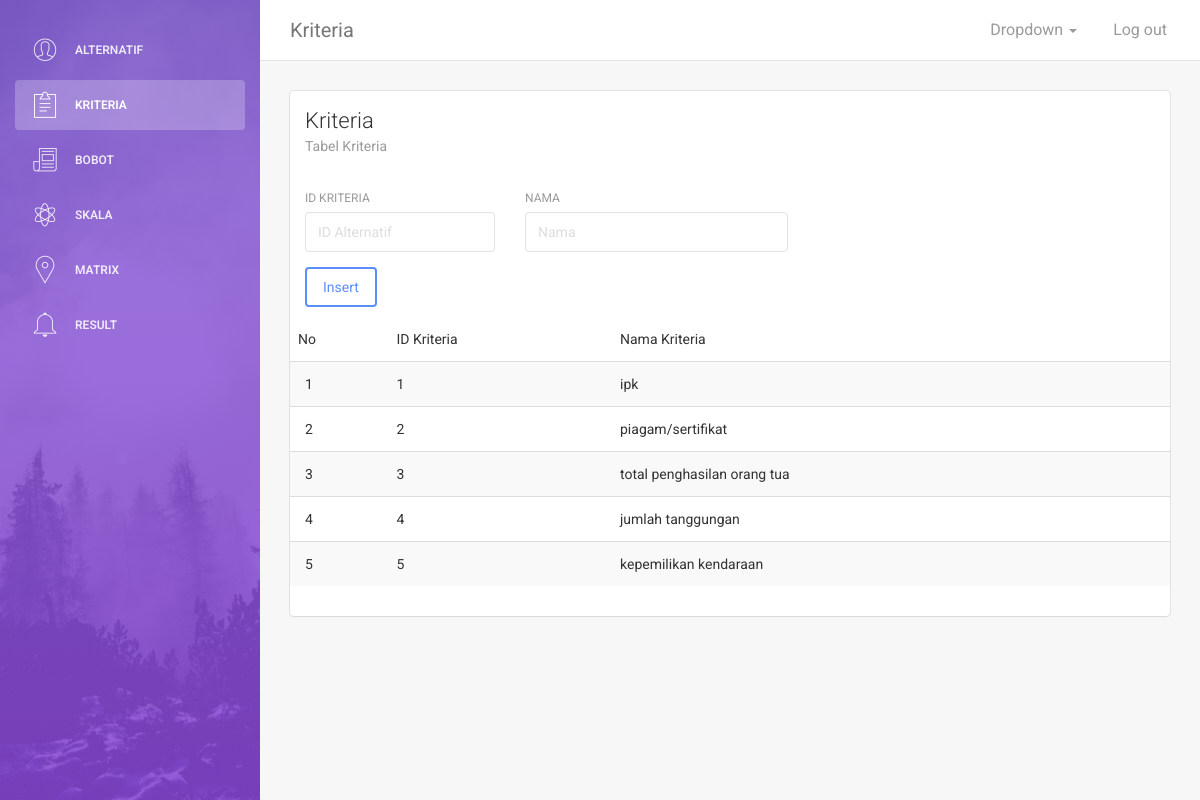
Page /kriteria.php on the committed database.
### tables this page shows
CREATE TABLE IF NOT EXISTS `kriteria` (
  `id_kriteria` int(11) NOT NULL,
  `nama_kriteria` varchar(50) DEFAULT NULL,
  `atribut` varchar(50) DEFAULT NULL,
  PRIMARY KEY (`id_kriteria`)
);

### kriteria.php (the view, shortened to what this page needs)
<!doctype html>
<html lang="en">
<head>
    <link href="assets/css/bootstrap.min.css" rel="stylesheet" />
    <link href="assets/css/animate.min.css" rel="stylesheet"/>
    <link href="assets/css/light-bootstrap-dashboard.css?v=1.4.0" rel="stylesheet"/>
    <link href="assets/css/demo.css" rel="stylesheet" />
    <link href="http://maxcdn.bootstrapcdn.com/font-awesome/4.2.0/css/font-awesome.min.css" rel="stylesheet">
    <link href="assets/css/pe-icon-7-stroke.css" rel="stylesheet" />
</head>
<body>
<div class="wrapper">
    <div class="sidebar" data-color="purple" data-image="assets/img/sidebar-5.jpg">
    	<div class="sidebar-wrapper">
            <ul class="nav">
                <li>
                    <a href="index.php">
                        <i class="pe-7s-user"></i>
                        <p>Alternatif</p>
                    </a>
                </li>
                <li class="active">
                    <a href="kriteria.php">
                        <i class="pe-7s-note2"></i>
                        <p>Kriteria</p>
                    </a>
                </li>
                <li>
                    <a href="bobot.php">
                        <i class="pe-7s-news-paper"></i>
                        <p>Bobot</p>
                    </a>
                </li>
                <li>
                    <a href="skala.php">
                        <i class="pe-7s-science"></i>
                        <p>Skala</p>
                    </a>
                </li>
                <li>
                    <a href="matrix.php">
                        <i class="pe-7s-map-marker"></i>
                        <p>Matrix</p>
                    </a>
                </li>
                <li>
                    <a href="result.php">
                        <i class="pe-7s-bell"></i>
                        <p>Result</p>
                    </a>
                </li>
            </ul>
    	</div>
    </div>
    <div class="main-panel">
		<nav class="navbar navbar-default navbar-fixed">
            <div class="container-fluid">
                <div class="navbar-header">
                    <a class="navbar-brand" href="#">Kriteria</a>
                </div>
                <div class="collapse navbar-collapse">
                    <ul class="nav navbar-nav navbar-right">
                        <li class="dropdown">
                              <a href="#" class="dropdown-toggle" data-toggle="dropdown">
                                    <p>
										Dropdown
										<b class="caret"></b>
									</p>
                              </a>
                        </li>
                        <li>
                            <a href="#">
                                <p>Log out</p>
                            </a>
                        </li>
                    </ul>
                </div>
            </div>
        </nav>
        <div class="content">
            <div class="container-fluid">
                <div class="row">
                    <div class="col-md-12">
                        <div class="card">
                            <div class="header">
                                <h4 class="title">Kriteria</h4>
                                <p class="category">Tabel Kriteria</p>
                            </div>
                            <div class="content table-responsive table-full-width">
                                <table class="table table-hover table-striped">
                                    <thead>
                                    <td>No</td>
                                    <td>ID Kriteria</td>
                                    <td>Nama Kriteria</td>
                                    </thead>
                                    <tbody>
                                        <?php
                                        include 'aksi_kriteria.php';
                                        $no = 1;
                                        $query = "SELECT * FROM kriteria";
                                        $result = $conn->query($query);
                                        while ($row = $result->fetch_array()) { ?>
                                            <tr>
                                                <td><?php echo $no++; ?></td>
                                                <td><?php echo $row['id_kriteria']; ?></td>
                                                <td><?php echo $row['nama_kriteria']; ?></td>
                                            </tr>
                                         <?php } ?>
                                         <div class="content">
                                <form class='forms-sample' method='POST'>
                                <div class="row">
                                        <div class="col-md-3">
                                            <div class="form-group">
                                                <label>Id Kriteria</label>
                                                <input type="text" class="form-control" placeholder="ID Alternatif" name="id">
                                            </div>
                                        </div>
                                        <div class="col-md-4">
                                            <div class="form-group">
                                                <label >Nama</label>
                                                <input class="form-control" placeholder="Nama" name="nama">
                                            </div>
                                        </div>
                                    </div>
                                    <button type='submit' name='insert' class='btn btn-primary mr-2'>Insert</button>
                                    </tbody>
                                </table>
                            </div>
                        </div>
                    </div>
                </div>
            </div>
        </div>
    </div>
</div>
</body>
</html>

### rows in the picture
kriteria: id_kriteria "1", nama_kriteria "ipk"
kriteria: id_kriteria "2", nama_kriteria "piagam/sertifikat"
kriteria: id_kriteria "3", nama_kriteria "total penghasilan orang tua"
kriteria: id_kriteria "4", nama_kriteria "jumlah tanggungan"
kriteria: id_kriteria "5", nama_kriteria "kepemilikan kendaraan"
